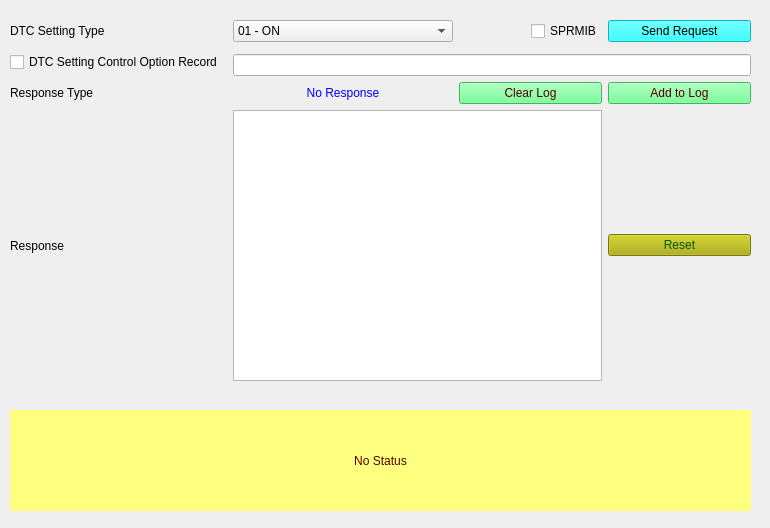
<?xml version="1.0" encoding="UTF-8"?>
<ui version="4.0">
 <class>Form_SID85</class>
 <widget class="QWidget" name="Form_SID85">
  <property name="geometry">
   <rect>
    <x>0</x>
    <y>0</y>
    <width>770</width>
    <height>528</height>
   </rect>
  </property>
  <property name="minimumSize">
   <size>
    <width>400</width>
    <height>400</height>
   </size>
  </property>
  <property name="windowTitle">
   <string>Control DTC Setting 85</string>
  </property>
  <widget class="QLabel" name="label_status">
   <property name="geometry">
    <rect>
     <x>10</x>
     <y>410</y>
     <width>741</width>
     <height>101</height>
    </rect>
   </property>
   <property name="styleSheet">
    <string notr="true">background-color: rgb(255, 255, 127);
color: rgb(85, 0, 0);
border-color: rgb(0, 0, 255);</string>
   </property>
   <property name="text">
    <string>No Status</string>
   </property>
   <property name="alignment">
    <set>Qt::AlignCenter</set>
   </property>
   <property name="wordWrap">
    <bool>true</bool>
   </property>
  </widget>
  <widget class="QWidget" name="layoutWidget">
   <property name="geometry">
    <rect>
     <x>10</x>
     <y>20</y>
     <width>741</width>
     <height>361</height>
    </rect>
   </property>
   <layout class="QGridLayout" name="gridLayout">
    <property name="sizeConstraint">
     <enum>QLayout::SetNoConstraint</enum>
    </property>
    <item row="0" column="2" alignment="Qt::AlignRight">
     <widget class="QCheckBox" name="checkBox_suppressposmsg">
      <property name="toolTip">
       <string>If selected then Suppress Positive Response Message Indication bit will be set in Subfunction</string>
      </property>
      <property name="text">
       <string>SPRMIB</string>
      </property>
     </widget>
    </item>
    <item row="10" column="0">
     <widget class="QLabel" name="label_3">
      <property name="text">
       <string>Response</string>
      </property>
     </widget>
    </item>
    <item row="5" column="0">
     <widget class="QLabel" name="label_2">
      <property name="minimumSize">
       <size>
        <width>130</width>
        <height>0</height>
       </size>
      </property>
      <property name="text">
       <string>Response Type</string>
      </property>
     </widget>
    </item>
    <item row="5" column="2">
     <widget class="QPushButton" name="pushButton_clearLog">
      <property name="styleSheet">
       <string notr="true">background-color: rgb(85, 255, 127);
color: rgb(85, 0, 0);</string>
      </property>
      <property name="text">
       <string>Clear Log</string>
      </property>
     </widget>
    </item>
    <item row="0" column="3">
     <widget class="QPushButton" name="pushButton_Send85Req">
      <property name="toolTip">
       <string>Sends the 10 service request to ECU</string>
      </property>
      <property name="styleSheet">
       <string notr="true">background-color: rgb(0, 255, 255);
border-color: rgb(0, 0, 0);
color: rgb(0, 0, 0);</string>
      </property>
      <property name="text">
       <string>Send Request</string>
      </property>
     </widget>
    </item>
    <item row="10" column="1" colspan="2">
     <widget class="QTextBrowser" name="textBrowser_Resp"/>
    </item>
    <item row="5" column="3">
     <widget class="QPushButton" name="pushButton_appendLog">
      <property name="styleSheet">
       <string notr="true">background-color: rgb(85, 255, 127);
color: rgb(85, 0, 0);</string>
      </property>
      <property name="text">
       <string>Add to Log</string>
      </property>
     </widget>
    </item>
    <item row="10" column="3">
     <widget class="QPushButton" name="pushButton_reset">
      <property name="styleSheet">
       <string notr="true">background-color: rgb(170, 170, 0);
font: 75 8pt &quot;MS Shell Dlg 2&quot;;
color: rgb(0, 85, 0);</string>
      </property>
      <property name="text">
       <string>Reset</string>
      </property>
     </widget>
    </item>
    <item row="0" column="1" alignment="Qt::AlignHCenter">
     <widget class="QComboBox" name="comboBox_DTCSettingType">
      <property name="minimumSize">
       <size>
        <width>220</width>
        <height>0</height>
       </size>
      </property>
      <property name="maximumSize">
       <size>
        <width>220</width>
        <height>16777215</height>
       </size>
      </property>
      <property name="toolTip">
       <string>Select the  desired DTC Setting Type for ECU to move. If the required setting is not in list then contact admin</string>
      </property>
      <item>
       <property name="text">
        <string>01 - ON</string>
       </property>
      </item>
      <item>
       <property name="text">
        <string>02 - OFF</string>
       </property>
      </item>
     </widget>
    </item>
    <item row="0" column="0">
     <widget class="QLabel" name="label">
      <property name="text">
       <string>DTC Setting Type</string>
      </property>
     </widget>
    </item>
    <item row="5" column="1">
     <widget class="QLabel" name="label_ResType">
      <property name="autoFillBackground">
       <bool>false</bool>
      </property>
      <property name="styleSheet">
       <string notr="true">color: rgb(0, 0, 255);</string>
      </property>
      <property name="text">
       <string>No Response</string>
      </property>
      <property name="alignment">
       <set>Qt::AlignCenter</set>
      </property>
     </widget>
    </item>
    <item row="1" column="0" rowspan="2">
     <widget class="QCheckBox" name="checkBox_DTCOption">
      <property name="maximumSize">
       <size>
        <width>16777215</width>
        <height>20</height>
       </size>
      </property>
      <property name="text">
       <string>DTC Setting Control Option Record </string>
      </property>
     </widget>
    </item>
    <item row="2" column="1" colspan="3">
     <widget class="QLineEdit" name="lineEdit_DTCSettinGInput"/>
    </item>
   </layout>
   <zorder>pushButton_appendLog</zorder>
   <zorder>label_ResType</zorder>
   <zorder>textBrowser_Resp</zorder>
   <zorder>pushButton_clearLog</zorder>
   <zorder>label</zorder>
   <zorder>pushButton_reset</zorder>
   <zorder>label_3</zorder>
   <zorder>pushButton_Send85Req</zorder>
   <zorder>comboBox_DTCSettingType</zorder>
   <zorder>label_2</zorder>
   <zorder>checkBox_suppressposmsg</zorder>
   <zorder>checkBox_DTCOption</zorder>
   <zorder>lineEdit_DTCSettinGInput</zorder>
  </widget>
 </widget>
 <resources/>
 <connections/>
</ui>
